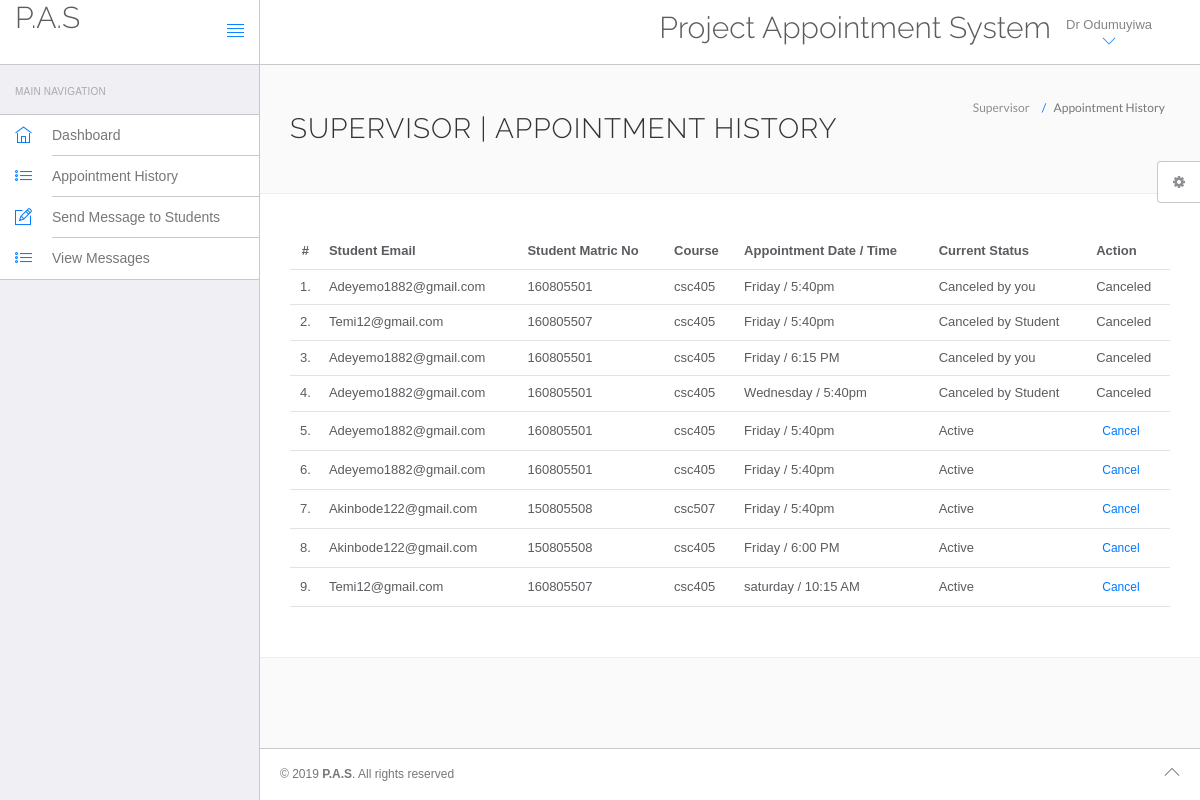
Screenshot of /school/pas/supervisor/appointment-history.php (signed in) with the database file from the repository.
### tables this page shows
CREATE TABLE IF NOT EXISTS `supervisors` (
  `id` int(11) NOT NULL AUTO_INCREMENT,
  `course` varchar(255) NOT NULL,
  `supervisorName` varchar(255) NOT NULL,
  `address` longtext NOT NULL,
  `contactno` bigint(11) NOT NULL,
  `email` varchar(255) NOT NULL,
  `password` varchar(255) NOT NULL,
  `creationDate` timestamp NOT NULL DEFAULT current_timestamp(),
  `updationDate` varchar(255) NOT NULL,
  PRIMARY KEY (`id`)
);

CREATE TABLE IF NOT EXISTS `student_appointment` (
  `id` int(10) NOT NULL AUTO_INCREMENT,
  `course` varchar(255) NOT NULL,
  `supervisorName` varchar(255) NOT NULL,
  `email` varchar(255) NOT NULL,
  `matric` varchar(255) NOT NULL,
  `appdate` varchar(255) NOT NULL,
  `apptime` varchar(255) NOT NULL,
  `userStatus` int(10) NOT NULL,
  `supervisorStatus` int(10) NOT NULL,
  PRIMARY KEY (`id`)
);

### school/pas/supervisor/appointment-history.php (the view, shortened to what this page needs)
<?php
include('include/config.php');
?>
<!DOCTYPE html>
<html lang="en">
	<head>
		<link rel="stylesheet" href="vendor/bootstrap/css/bootstrap.min.css">
		<link rel="stylesheet" href="vendor/fontawesome/css/font-awesome.min.css">
		<link rel="stylesheet" href="vendor/themify-icons/themify-icons.min.css">
		<link href="vendor/animate.css/animate.min.css" rel="stylesheet" media="screen">
		<link href="vendor/perfect-scrollbar/perfect-scrollbar.min.css" rel="stylesheet" media="screen">
		<link href="vendor/switchery/switchery.min.css" rel="stylesheet" media="screen">
		<link href="vendor/bootstrap-touchspin/jquery.bootstrap-touchspin.min.css" rel="stylesheet" media="screen">
		<link href="vendor/select2/select2.min.css" rel="stylesheet" media="screen">
		<link href="vendor/bootstrap-datepicker/bootstrap-datepicker3.standalone.min.css" rel="stylesheet" media="screen">
		<link href="vendor/bootstrap-timepicker/bootstrap-timepicker.min.css" rel="stylesheet" media="screen">
		<link rel="stylesheet" href="assets/css/styles.css">
		<link rel="stylesheet" href="assets/css/plugins.css">
		<link rel="stylesheet" href="assets/css/themes/theme-1.css" id="skin_color" />
	</head>
<body>
	<div id="app">
		<?php include('include/sidebar.php');?>
			<div class="app-content">
		<?php include('include/header.php');?>
	<div class="main-content" >
		<div class="wrap-content container" id="container">
			<section id="page-title">
				<div class="row">
					<div class="col-sm-8">
						<h1 class="mainTitle">Supervisor  | Appointment History</h1>
					</div>
					<ol class="breadcrumb">
						<li>
							<span>Supervisor </span>
						</li>
						<li class="active">
							<span>Appointment History</span>
						</li>
					</ol>
				</div>
			</section>
	<div class="container-fluid container-fullw bg-white">
	<div class="row">
		<div class="col-md-12">
			<table class="table table-hover" id="sample-table-1">
				<thead>
					<tr>
						<th class="center">#</th>
						<th class="hidden-xs">Student Email</th>
						<th>Student Matric No</th>
						<th>Course</th>
						<th>Appointment Date / Time </th>
						<th>Current Status</th>
						<th>Action</th>
					</tr>
				</thead>
				<tbody>
				<?php
				$sql=mysqli_query($con,"select * from student_appointment");
				$cnt=1;
				while($row=mysqli_fetch_array($sql))
				{
				?>
				<tr>
					<td class="center"><?php echo $cnt;?>.</td>
					<td class="hidden-xs"><?php echo $row['email'];?></td>
					<td><?php echo $row['matric']; ?></td>
					<td><?php echo $row['course'];?></td>
					<td><?php echo $row['appdate'];?> / <?php echo
						$row['apptime'];?>
					</td>
					<td>
				<?php
				if(($row['userStatus']==1) && ($row['supervisorStatus']==1))
				{
					echo "Active";
				}
				if(($row['userStatus']==0) && ($row['supervisorStatus']==1))
				{
					echo "Canceled by Student";
				}
				if(($row['userStatus']==1) && ($row['supervisorStatus']==0))
				{
					echo "Canceled by you";
				}
				?></td>
				<td >
			<div class="visible-md visible-lg hidden-sm hidden-xs">
				<?php
				if(($row['userStatus']==1) && ($row['supervisorStatus']==1)){
				?>
			<a href="appointment-history.php?id=<?php echo $row['id']?>
			&cancel=update"
			onClick="return confirm('Are you sure you want to cancel this appointment ?')"
			class="btn btn-transparent btn-xs tooltips"
			title="Cancel Appointment"
			tooltip-placement="top"
			tooltip="Remove">Cancel</a>
			<?php }
			else {
				echo "Canceled";
			}
			?>
		</div>
			</td>
		</tr>
		<?php
			$cnt=$cnt+1;
		}?>
		</tbody>
	</table>
</div>
</div>
</div>
</div>
</div>
</div>
	<?php include('include/footer.php');?>
	<?php include('include/setting.php');?>
		</div>
	</body>
</html>

### school/pas/supervisor/include/header.php (shortened to what this page needs)
<header class="navbar navbar-default navbar-static-top">
<div class="navbar-header">
	<a class="navbar-brand" href="#">
		<h2 style="padding-top:2% ">P.A.S</h2>
	</a>
	<a href="#" class="sidebar-toggler pull-right visible-md visible-lg" data-toggle-class="app-sidebar-closed" data-toggle-target="#app">
		<i class="ti-align-justify"></i>
	</a>
</div>
<div class="navbar-collapse collapse">
	<ul class="nav navbar-right">
			<li  style="padding-top:2% ">
			<h2>Project Appointment System</h2>
		</li>
	<li class="dropdown current-user">
		<a href class="dropdown-toggle" data-toggle="dropdown">
			<span class="username">
			<?php
			$query = mysqli_query($con,"SELECT supervisorName FROM supervisors WHERE email='".$_SESSION['email']."'");
			while($row=mysqli_fetch_array($query))
			{
				echo $row['supervisorName'];
			}
			?>
			<i class="ti-angle-down"></i></i></span>
		</a>
	</li>
	</ul>
	</div>
	</header>

### school/pas/supervisor/assets/css/themes/theme-1.css (style rules this page uses)
body { background: #FAFAFA; }
header .navbar-header { background: #ffffff !important; border-right-color: #c8c7cc !important; border-bottom-color: #c8c7cc !important; }
header .navbar-header .sidebar-toggler, header .navbar-header .sidebar-mobile-toggler { color: #007aff !important; }
header .navbar-header .navbar-brand { color: #777 !important; }
header .navbar-collapse { background: #ffffff !important; border-bottom-color: #c8c7cc !important; box-shadow: none !important; }
header .navbar-collapse .navbar-right > li > a { color: #777; }
header .navbar-collapse .navbar-right > li > a i { color: #007aff !important; }

### rows the page displays
supervisors: supervisorName "Dr Odumuyiwa"
student_appointment: email "Adeyemo1882@gmail.com", matric "160805501", course "csc405", appdate "Friday", apptime "5:40pm", userStatus "Canceled by you"
student_appointment: email "Temi12@gmail.com", matric "160805507", course "csc405", appdate "Friday", apptime "5:40pm", userStatus "Canceled by Student"
student_appointment: email "Adeyemo1882@gmail.com", matric "160805501", course "csc405", appdate "Friday", apptime "6:15 PM", userStatus "Canceled by you"
student_appointment: email "Adeyemo1882@gmail.com", matric "160805501", course "csc405", appdate "Wednesday", apptime "5:40pm", userStatus "Canceled by Student"
student_appointment: email "Adeyemo1882@gmail.com", matric "160805501", course "csc405", appdate "Friday", apptime "5:40pm", userStatus "Active"
student_appointment: email "Adeyemo1882@gmail.com", matric "160805501", course "csc405", appdate "Friday", apptime "5:40pm", userStatus "Active"
student_appointment: email "Akinbode122@gmail.com", matric "150805508", course "csc507", appdate "Friday", apptime "5:40pm", userStatus "Active"
student_appointment: email "Akinbode122@gmail.com", matric "150805508", course "csc405", appdate "Friday", apptime "6:00 PM", userStatus "Active"
student_appointment: email "Temi12@gmail.com", matric "160805507", course "csc405", appdate "saturday", apptime "10:15 AM", userStatus "Active"
